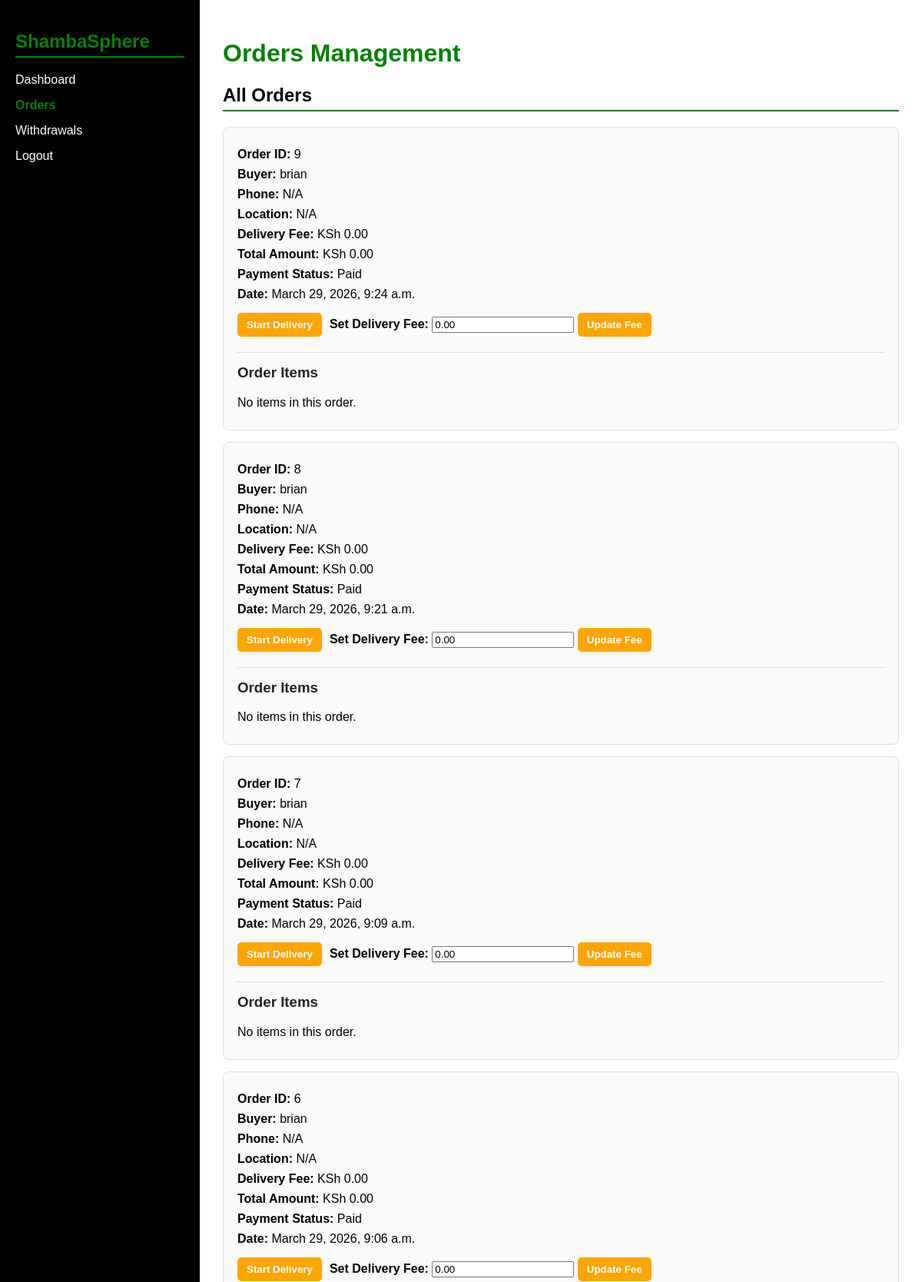
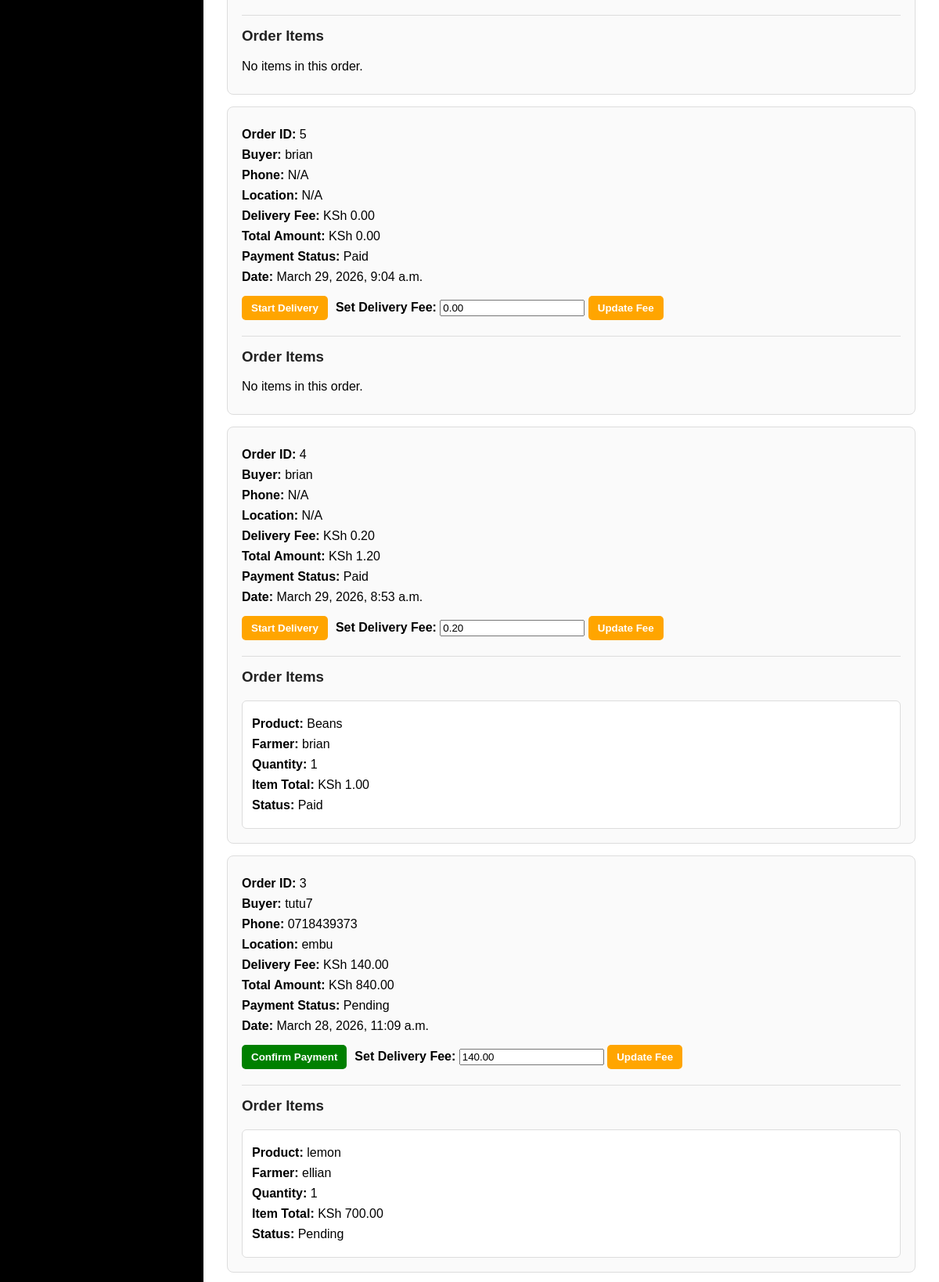
/admin-orders/ (signed in, upper part), run on the app's committed database (2 pictures, top to bottom).
### myapp/models.py (models this page shows, shortened)
class Order(models.Model):
    buyer = models.ForeignKey(User, on_delete=models.CASCADE)
    reference = models.CharField(max_length=100, blank=True, null=True)
    phone = models.CharField(max_length=20)
    location = models.CharField(max_length=255)
    delivery_fee = models.DecimalField(max_digits=10, decimal_places=2, default=0.00)
    total_amount = models.DecimalField(max_digits=10, decimal_places=2)
    payment_status = models.CharField(
        max_length=20,
        choices=[
            ("Pending", "Pending"),
            ("Paid", "Paid"),
        ],
        default="Pending"
    )
    created_at = models.DateTimeField(auto_now_add=True)

class OrderItem(models.Model):
    order = models.ForeignKey(Order, on_delete=models.CASCADE, related_name="items")
    produce = models.ForeignKey(Produce, on_delete=models.CASCADE)
    farmer = models.ForeignKey(FarmerProfile, on_delete=models.CASCADE)
    quantity = models.PositiveIntegerField()
    price = models.DecimalField(max_digits=10, decimal_places=2)
    status = models.CharField(
        max_length=20,
        choices=[
            ("Pending", "Pending"),
            ("Paid", "Paid"),
            ("Delivery", "Delivery"),
            ("Completed", "Completed"),
        ],
        default="Pending"
    )
    created_at = models.DateTimeField(auto_now_add=True)

class Produce(models.Model):
    farmer = models.ForeignKey(FarmerProfile, on_delete=models.CASCADE)
    name = models.CharField(max_length=100)
    quantity = models.FloatField()
    price = models.DecimalField(max_digits=10, decimal_places=2)
    image = models.ImageField(upload_to='produce_images/')
    status = models.CharField(max_length=20, default='Available')
    created_at = models.DateTimeField(auto_now_add=True)

class FarmerProfile(models.Model):
    user = models.OneToOneField(User, on_delete=models.CASCADE)
    phone = models.CharField(max_length=20)
    county = models.CharField(max_length=100)
    profile_pic = models.ImageField(
        upload_to="profile_pics/",
        null=True,
        blank=True,
        default="profile_pics/default.png"
    )
    farm_name = models.CharField(max_length=200)
    farming_type = models.CharField(max_length=100)
    farm_size = models.FloatField()
    experience = models.IntegerField()
    farm_description = models.TextField(blank=True)
    produce_categories = models.CharField(max_length=255, blank=True)
    active_status = models.CharField(max_length=10)
    harvest_season = models.CharField(max_length=50)
    delivery = models.CharField(max_length=10)
    balance = models.DecimalField(max_digits=10, decimal_places=2, default=0)

### myapp/views.py (the view)
# urls.py: path('admin-orders/', views.admin_orders, name='admin_orders'),
@staff_member_required
def admin_orders(request):
    orders = (
        Order.objects.all()
        .prefetch_related("items", "items__produce", "items__farmer__user", "buyer")
        .order_by("-created_at")
    )
    context = {
        "orders": orders,
    }
    return render(request, "admin-orders.html", context)

### myapp/templates/admin-orders.html (shortened to what this page needs)
{% load static %}
<!DOCTYPE html>
<html lang="en">
<head>
    <link rel="stylesheet" href="{% static 'css/admin-orders.css' %}">
</head>
<body>
<div class="dashboard">
    <div class="sidebar">
        <h2>ShambaSphere</h2>
        <ul>
            <li><a href="{% url 'admin_dashboard' %}">Dashboard</a></li>
            <li><a href="{% url 'admin_orders' %}" class="active-link">Orders</a></li>
            <li><a href="{% url 'admin_withdrawals' %}">Withdrawals</a></li>
            <li><a href="{% url 'logout' %}">Logout</a></li>
        </ul>
    </div>
    <div class="main-content">
        <h1>Orders Management</h1>
        <section>
            <h2>All Orders</h2>
            {% for order in orders %}
            <div class="card">
                <p><strong>Order ID:</strong> {{ order.id }}</p>
                <p><strong>Buyer:</strong> {{ order.buyer.username }}</p>
                <p><strong>Phone:</strong> {{ order.phone }}</p>
                <p><strong>Location:</strong> {{ order.location }}</p>
                <p><strong>Delivery Fee:</strong> KSh {{ order.delivery_fee }}</p>
                <p><strong>Total Amount:</strong> KSh {{ order.total_amount }}</p>
                <p><strong>Payment Status:</strong> {{ order.payment_status }}</p>
                <p><strong>Date:</strong> {{ order.created_at }}</p>
                <div class="action-buttons">
                    {% if order.payment_status == "Pending" %}
                    <form method="POST" action="{% url 'confirm_payment' order.id %}">
                        <button class="approve" type="submit">Confirm Payment</button>
                    </form>
                    {% endif %}
                    {% if order.payment_status == "Paid" %}
                    <form method="POST" action="{% url 'start_delivery' order.id %}">
                        <button class="delivery" type="submit">Start Delivery</button>
                    </form>
                    {% endif %}
                    <form method="POST" action="{% url 'update_delivery_fee' order.id %}">
    <label><strong>Set Delivery Fee:</strong></label>
    <input type="number" step="0.01" name="delivery_fee" value="{{ order.delivery_fee }}" required>
    <button type="submit" class="delivery">Update Fee</button>
</form>
                </div>
                <div class="order-items">
                    <h3>Order Items</h3>
                    {% for item in order.items.all %}
                    <div class="item-card">
                        <p><strong>Product:</strong> {{ item.produce.name }}</p>
                        <p><strong>Farmer:</strong> {{ item.farmer.user.username }}</p>
                        <p><strong>Quantity:</strong> {{ item.quantity }}</p>
                        <p><strong>Item Total:</strong> KSh {{ item.price }}</p>
                        <p><strong>Status:</strong> {{ item.status }}</p>
                    </div>
                    {% empty %}
                    <p>No items in this order.</p>
                    {% endfor %}
                </div>
            </div>
            {% empty %}
            <p>No orders found.</p>
            {% endfor %}
        </section>
    </div>
</div>
</body>
</html>

### myapp/static/css/admin-orders.css (style rules this page uses)
body { margin: 0; font-family: Arial, sans-serif; background: #f5f5f5; }
.dashboard { display: flex; min-height: 100vh; }
.sidebar { width: 220px; background: black; color: white; padding: 20px; }
.sidebar h2 { color: green; }
.sidebar ul { list-style: none; padding: 0; }
.sidebar ul li { margin: 15px 0; }
.sidebar ul li a { color: white; text-decoration: none; }
.sidebar ul li a:hover, .sidebar ul li a.active-link { color: green; font-weight: bold; }
.main-content { flex: 1; padding: 30px; background: white; }
h1 { color: green; }
h2 { color: black; border-bottom: 2px solid green; padding-bottom: 5px; }
.card { border: 1px solid #ddd; padding: 18px; margin-top: 15px; background: #fafafa; border-radius: 8px; }
.card p { margin: 8px 0; }
.action-buttons { margin-top: 15px; display: flex; gap: 10px; flex-wrap: wrap; }
.action-buttons form { margin: 0; }
.order-items { margin-top: 20px; padding-top: 15px; border-top: 1px solid #ddd; }
.order-items h3 { margin-top: 0; color: #222; }
.item-card { border: 1px solid #ddd; background: white; padding: 12px; margin-top: 10px; border-radius: 6px; }
button { padding: 8px 12px; border: none; cursor: pointer; border-radius: 5px; font-weight: bold; }
.approve { background: green; color: white; }
.delivery { background: orange; color: white; }

### data on the page
Order: id "9", buyer.username "brian", phone "N/A", location "N/A", delivery_fee "0.00", total_amount "0.00", payment_status "Paid", created_at "March 29, 2026, 9:24 a.m.", shows "Start Delivery"
Order: id "8", buyer.username "brian", phone "N/A", location "N/A", delivery_fee "0.00", total_amount "0.00", payment_status "Paid", created_at "March 29, 2026, 9:21 a.m.", shows "Start Delivery"
Order: id "7", buyer.username "brian", phone "N/A", location "N/A", delivery_fee "0.00", total_amount "0.00", payment_status "Paid", created_at "March 29, 2026, 9:09 a.m.", shows "Start Delivery"
Order: id "6", buyer.username "brian", phone "N/A", location "N/A", delivery_fee "0.00", total_amount "0.00", payment_status "Paid", created_at "March 29, 2026, 9:06 a.m.", shows "Start Delivery"
Order: id "5", buyer.username "brian", phone "N/A", location "N/A", delivery_fee "0.00", total_amount "0.00", payment_status "Paid", created_at "March 29, 2026, 9:04 a.m.", shows "Start Delivery"
Order: id "4", buyer.username "brian", phone "N/A", location "N/A", delivery_fee "0.20", total_amount "1.20", payment_status "Paid", created_at "March 29, 2026, 8:53 a.m.", shows "Start Delivery"
OrderItem: produce.name "Beans", farmer.user.username "brian", quantity "1", price "1.00", status "Paid"
Order: id "3", buyer.username "tutu7", phone "0718439373", location "embu", delivery_fee "140.00", total_amount "840.00", payment_status "Pending", created_at "March 28, 2026, 11:09 a.m.", shows "Confirm Payment"
OrderItem: produce.name "lemon", farmer.user.username "ellian", quantity "1", price "700.00", status "Pending"
